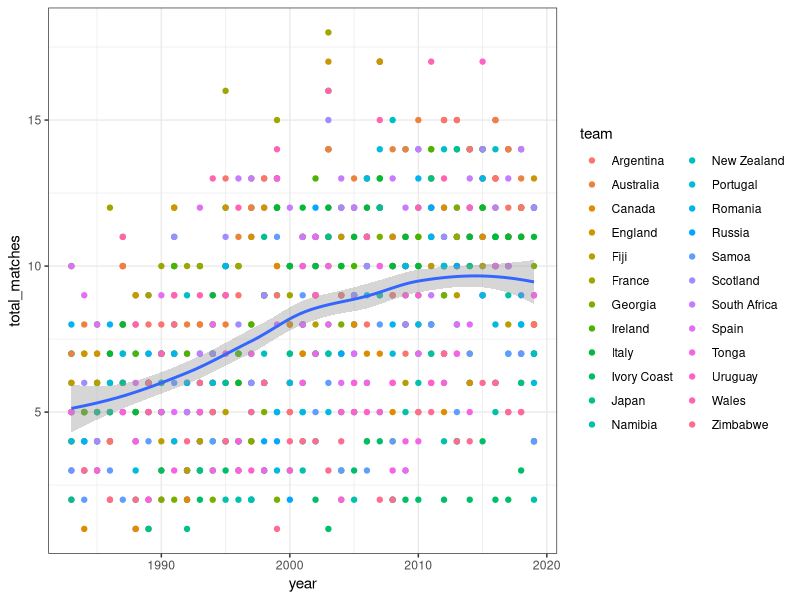

This figure's R source:
library(data.table)
library(ggplot2)


setwd('~/git_repos/rugby-stats/')
sqd_colors <- fread('data/wc_team_colors.csv')
sqds <- fread('data/wc_squads_processed.csv')
sqds[,
     .(
       mean_caps=mean(caps, na.rm = T),
       mean_age=mean(days_old/365, na.rm = T)
      ),
     by=c('year')
][order(year)]

wc_countries <- sqds[,.(n_wc=length(unique(year))), by=country]

caps_bplot <- (
  ggplot(sqds, aes(x=country, y=caps)) +
    geom_boxplot() +
    theme_bw()
)

tests <- fread('data/all_matches_83_19.csv')

tier_1 <- c(
  "Argentina", "Australia", "England", "France", "Ireland", "Italy",
  "New Zealand", "Scotland", "South Africa", "Wales"
)
tier_2 <- c(
  "Canada", "Fiji", "Georgia", "Japan", "Namibia", "Portugal",
  "Romania", "Russia", "Samoa", "Spain", "Tonga", "United States", "Uruguay"
)

ggplot(
  tests[team %in% wc_countries[,country]][order(year)],
  aes(x=year, y=total_matches)
) +
  geom_point(aes(colour=team)) +
  geom_smooth() +
  theme_bw()
